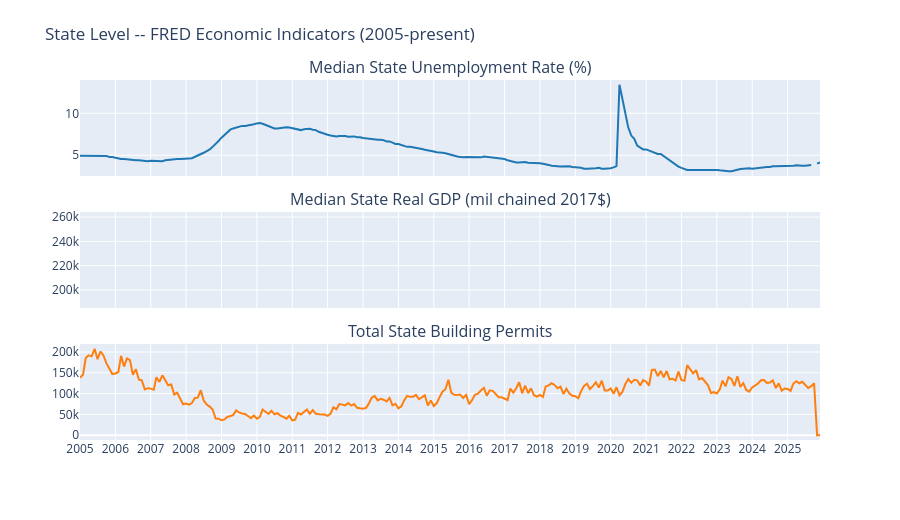

Notebook source saved alongside this figure:
### Code cell
# ---- Viz: State-Level FRED Indicators -- Timeline (2005-present), 3 panels like National ----
if len(df_state_macro) > 0:
    state_vars = [
        ("unemployment_rate", "Median State Unemployment Rate (%)", "#1f77b4"),
        ("real_gdp", "Median State Real GDP (mil chained 2017$)", "#2ca02c"),
        ("building_permits", "Total State Building Permits", "#ff7f0e"),
    ]
    avail = [(col, title, color) for col, title, color in state_vars if col in df_state_macro.columns]
    if avail:
        fig = make_subplots(rows=3, cols=1, subplot_titles=[t for _, t, _ in avail],
                            vertical_spacing=0.10, shared_xaxes=True)
        for idx, (col, title, color) in enumerate(avail):
            if col == "building_permits":
                agg = df_state_macro.groupby("date")[col].sum().reset_index()
            else:
                agg = df_state_macro.groupby("date")[col].median().reset_index()
            fig.add_trace(
                go.Scatter(x=agg["date"], y=agg[col], name=title, line=dict(color=color, width=2), showlegend=False),
                row=idx + 1, col=1,
            )
        fig.update_layout(title="State Level -- FRED Economic Indicators (2005-present)", height=520, margin=dict(t=80))
        fig.update_xaxes(dtick="M12")
        fig.show()
    else:
        print("No state FRED series to plot")
else:
    print("No state macro data for FRED timeline")

### Figure 1 — Plotly figure (JSON) as saved in the notebook; plotly's stock layout.template omitted (floating-point values rounded to 4 significant figures; data arrays with more than 128 entries replaced by an {"elided": "..."} marker saying what was removed)
{"data": [{"line": {"color": "#1f77b4", "width": 2}, "name": "Median State Unemployment Rate (%)", "showlegend": false, "type": "scatter", "x": {"elided": "252 str values"}, "xaxis": "x", "y": {"elided": "252 float values"}, "yaxis": "y"}, {"line": {"color": "#2ca02c", "width": 2}, "name": "Median State Real GDP (mil chained 2017$)", "showlegend": false, "type": "scatter", "x": {"elided": "252 str values"}, "xaxis": "x2", "y": {"elided": "252 float values"}, "yaxis": "y2"}, {"line": {"color": "#ff7f0e", "width": 2}, "name": "Total State Building Permits", "showlegend": false, "type": "scatter", "x": {"elided": "252 str values"}, "xaxis": "x3", "y": {"elided": "252 float values"}, "yaxis": "y3"}], "layout": {"annotations": [{"font": {"size": 16}, "showarrow": false, "text": "Median State Unemployment Rate (%)", "x": 0.5, "xanchor": "center", "xref": "paper", "y": 1, "yanchor": "bottom", "yref": "paper"}, {"font": {"size": 16}, "showarrow": false, "text": "Median State Real GDP (mil chained 2017$)", "x": 0.5, "xanchor": "center", "xref": "paper", "y": 0.6333, "yanchor": "bottom", "yref": "paper"}, {"font": {"size": 16}, "showarrow": false, "text": "Total State Building Permits", "x": 0.5, "xanchor": "center", "xref": "paper", "y": 0.2667, "yanchor": "bottom", "yref": "paper"}], "height": 520, "margin": {"t": 80}, "title": {"text": "State Level -- FRED Economic Indicators (2005-present)"}, "xaxis": {"anchor": "y", "domain": [0, 1], "dtick": "M12", "matches": "x3", "showticklabels": false}, "xaxis2": {"anchor": "y2", "domain": [0, 1], "dtick": "M12", "matches": "x3", "showticklabels": false}, "xaxis3": {"anchor": "y3", "domain": [0, 1], "dtick": "M12"}, "yaxis": {"anchor": "x", "domain": [0.7333, 1]}, "yaxis2": {"anchor": "x2", "domain": [0.3667, 0.6333]}, "yaxis3": {"anchor": "x3", "domain": [0, 0.2667]}}}
